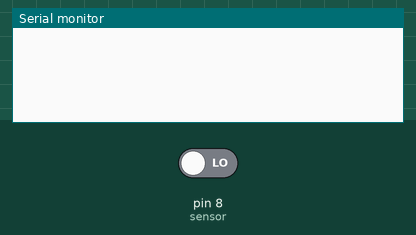
This sketch was run on a simulated Arduino Uno, built with avr-gcc and run on an emulated ATmega328P. Parts: the last lines printed to the serial monitor. Inputs (shaded band) come from the test bench; at power-on: pin 8 (sensor) LOW.

Above: at 1.2 s.
1.3 s: pin 8 (sensor) driven HIGH
At 2.3 s:
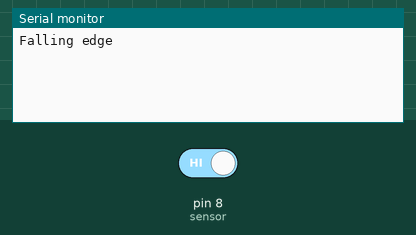
2.8 s: pin 8 (sensor) driven LOW
At 3.5 s:
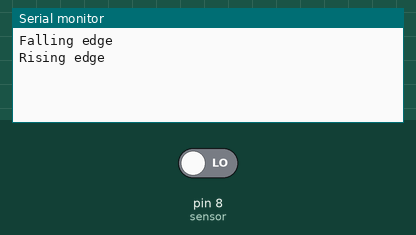

The sketch:

sensor_edge.ino
```cpp
int current_state = 0;
int previous_state = 0;
#define sensor 8
void setup() {
  pinMode(sensor, INPUT);
  Serial.begin(9600);
}

void loop() {
//  Serial.println("xung la: ");
  current_state = digitalRead(sensor);
  if(current_state!=previous_state)
  { if(current_state == HIGH)
      Serial.println("Falling edge");
    if(current_state == LOW)
      Serial.println("Rising edge");
  }
      previous_state = current_state;
}
```

Measured:
- after the input at 1.3 s, the serial monitor: prints a new line at once (image 1)
- after the input at 2.8 s, the serial monitor: prints a new line at once (image 2)
